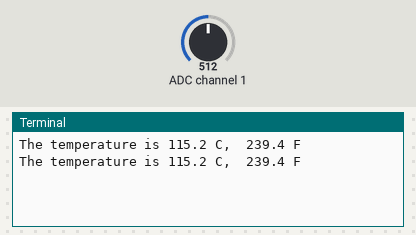
Simulated run of this program. Board: Raspberry Pi (BCM pin numbers). Shown: the last lines printed to the terminal. The test bench sets the inputs (shaded band); at power-on: ADC channel 1 = 512 (analog values on the 0–1023 scale).

Above: at 1.2 s.
1.3 s: ADC channel 1 set to 716
At 2.6 s:
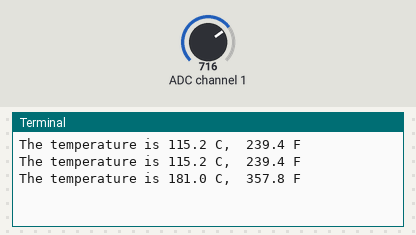
2.8 s: ADC channel 1 set to 900
At 3.8 s:
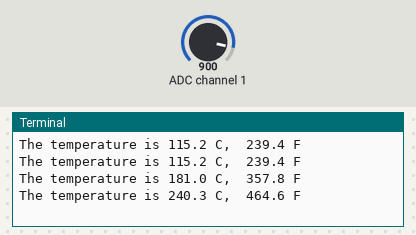
Timing chart, 0 to 5.8 s (numbered marks = the images above; inputs shaded):
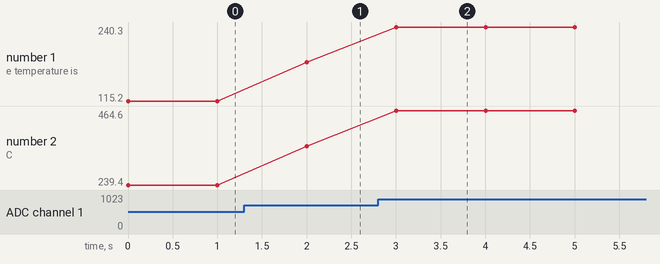

The program:

temperature.py
```python
from gpiozero import MCP3008
from time import sleep

def convert_temp(gen):
    for value in gen:
        yield (value * 3.3 - 0.5) * 100

def fahrenheit(celcius=22):
    return (celcius * (9/5) + 32)

adc = MCP3008(channel=1)

for temp in convert_temp(adc.values):
    fahrenheit = temp * (9/5) + 32
    print('The temperature is', round(temp, 1), 'C, ', round(fahrenheit, 1), 'F')
    sleep(1)
```

Measured:
- after the input at 1.3 s, the terminal: prints a new line after 0.70 s (image 1)
- after the input at 2.8 s, the terminal: prints a new line after 0.20 s (image 2)
- plotted number 1: 115.2 → 181 after the input at 1.3 s, 181 → 240.3 after the input at 2.8 s
- plotted number 2: 239.4 → 357.8 after the input at 1.3 s, 357.8 → 464.6 after the input at 2.8 s
